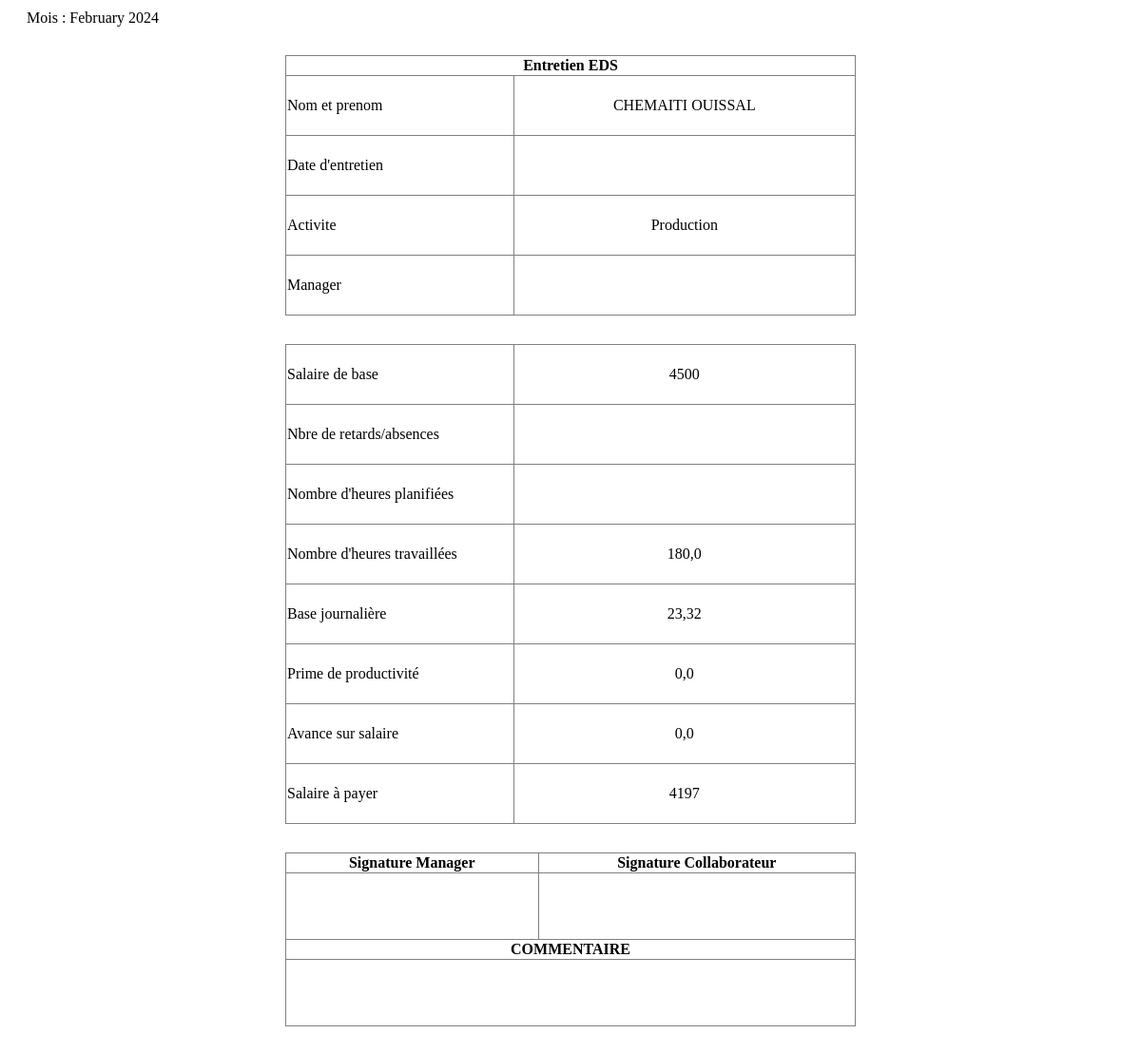
Page /EDS/8 (signed in) on the committed database.
### admin_Sos/models.py (models this page shows, shortened)
class Salaire(models.Model):
    id_Collaborateur=models.ForeignKey(Collaborateur,on_delete=models.CASCADE)
    Date_de_salaire = MonthYearField(null=True, blank=True)
    salaire_finale = models.IntegerField(default=0,null=True,blank=True)

class Collaborateur(models.Model):
    STATUT_statut = (
        ('ACTIF','ACTIF'),
        ('INACTIF','INACTIF'),
        ('FORMATION','FORMATION'),
        ('STAGE','STAGE'),
    )
    STATUT_activite = (
        ('FRANCE','FRANCE'),
        ('CANADA','CANADA'),
    )
    STATUT_causededepart = (
        ('Demission','Demission'),
        ('Licenciement','Licenciement'),
        ('FPE','FPE'),
        ('Fin de contrat','Fin de contrat'),
        ('Comportement','Comportement'),
        ('Etudes','Etudes'),
        ('Sans motif(Volantaire)','Sans motif(Volantaire)'),
    )
    Contart = (
        ('Etranger','Etranger'),
        ('Stage','Stage'),
        ('CDD','CDD'),
        ('CDI','CDI'),
    )
    statut_sexe = (
        ('H','H'),
        ('F','F'),
    )
    statut_Poste = (
        ('Agent','Agent'),
        ('Admin','Admin'),
        ('RH','RH'),
    )
    statut_TF = (
        ('OUI','OUI'),
        ('NON','NON'),
    )
    Statut = models.CharField(max_length=10,null=True,blank=True,choices=STATUT_statut)
    Nom = models.CharField(max_length=50,null=True,blank=True)
    Prenom = models.CharField(max_length=50,null=True,blank=True)
    Sexe = models.CharField(max_length=5,null=True,blank=True,choices=statut_sexe)
    Date_de_naissance = models.DateField(null=True,blank=True)
    Age = models.PositiveIntegerField(null=True,blank=True)
    Situation_familiale = models.CharField(max_length=10, null=True,blank=True)
    Nombre_d_enfants = models.FloatField(default=0, null=True,blank=True)
    N_CIN =models.CharField(default="-",max_length=12 ,null=True,blank=True)
    N_Passeport=models.CharField(default="-",max_length=30 ,null=True,blank=True)
    Nationalité=models.CharField(default="-",max_length=20,null=True,blank=True)
    Adresse_postale=models.CharField(default="-",max_length=200,null=True,blank=True)
    Ville=models.CharField(default="-",max_length=20,null=True,blank=True)
    E_mail= models.EmailField(null=True,blank=True)
    Declaration_CNSS= models.CharField(max_length=10,null=True,blank=True,choices=statut_TF)
    N_de_téléphone=models.CharField(max_length=20,null=True,blank=True)
    RIB = models.CharField(default="-",max_length=30,null=True,blank=True)
    N_CNSS= models.CharField(default="-",max_length=20,null=True,blank=True)
    Type_de_contrat= models.CharField(max_length=10,null=True,blank=True,choices=Contart)
    Salaire_base = models.PositiveBigIntegerField(null=True,blank=True)
    Nombre_de_Jour_Travaille_Admin= models.PositiveIntegerField(default=0,null=True,blank=True)
    Poste = models.CharField(max_length=10,null=True,blank=True,choices=statut_Poste)
    Date_d_entrée = models.DateField(null=True,blank=True)
    Date_de_Sortie = models.DateField(null=True,blank=True)
    anciennetee = models.IntegerField(default=0,null=True, blank=True)
    Motif_de_départ = models.CharField(default="-",max_length=1000,null=True,blank=True,choices=STATUT_causededepart)
    Commentaire = models.CharField(default="-",max_length=1000,null=True,blank=True)
    Prime_Produit = models.FloatField(default=0,null=True,blank=True)
    Taux_Horaire= models.FloatField(default=0,null=True,blank=True)
    Avance_sur_salaire = models.FloatField(default=0,null=True,blank=True)
    S_H = models.FloatField(default=0,null=True, blank=True)
    Activite=models.CharField(max_length=10,null=True,blank=True,choices=STATUT_activite)
    user =models.OneToOneField(User, null=True,blank=True,on_delete=models.CASCADE)

### admin_Sos/decorators.py (the view)
        def wrapper_func(request,*args, **kwargs):
            group=None
            if request.user.groups.exists():
                group= request.user.groups.all()[0].name
            if group == 'Admin':
                return view_func(request,*args, **kwargs)
            if group == 'Agent':
                return redirect('home')
            else:
                return redirect('login')

### admin_Sos/views.py (called while the page is built)
@login_required(login_url='login')
@admin_only
def Form_EDS(request,id):
    instance= Collaborateur.objects.get(id=id)
    salaire=Salaire.objects.get(id_Collaborateur=id)
    if instance:
        return render(request,'admin_/salaire_complet/Form.html',{'collaborateur':instance,'salaire':salaire})
    return render(request,'admin_/salaire_complet/Salaries.html')

### Templates/admin_/salaire_complet/Form.html (shortened to what this page needs)
{% load static %}
<!DOCTYPE html>
<html lang="en">
<head>
</head>
<body >
    <div style="margin:10px 20px;display:flex; justify-content:space-between;">
        <div>
            Mois : {{salaire.Date_de_salaire}}
        </div>
    </div>
    <div style="margin: auto; width:600px">
    <table border="1" style="width:100%; border-collapse: collapse;">
        <th colspan="2">Entretien EDS</th>
        <tr colspan="2">
            <td style="width:40%;height:60px;">Nom et prenom</td>
            <td style="text-align : center">{{collaborateur.Nom}} {{collaborateur.Prenom}}</td>
        </tr>
        <tr colspan="2"style="">
            <td style="width:40%;height:60px;">Date d'entretien</td>
            <td style="text-align : center"></td>
        </tr>
        <tr colspan="2">
            <td style="width:40%;height:60px;">Activite</td>
            <td style="text-align : center">Production</td>
        </tr>
        <tr colspan="2">
            <td style="width:40%;height:60px;">Manager</td>
            <td style="text-align : center"></td>
        </tr>
    </table>
    <table border="1" style="width:100%; border-collapse: collapse;">
        <tr colspan="2">
            <td style="width:40%;height:60px;">Salaire de base</td>
            <td style="text-align : center">{{collaborateur.Salaire_base}}</td>
        </tr>
        <tr colspan="2">
            <td style="width:40%;height:60px;">Nbre de retards/absences</td>
            <td style="text-align : center"></td>
        </tr>
        <tr colspan="2">
            <td style="width:40%;height:60px;">Nombre d'heures planifiées</td>
            <td style="text-align : center"></td>
        </tr>
        <tr colspan="2">
            <td style="width:40%;height:60px;">Nombre d'heures travaillées</td>
            <td style="text-align : center">{{ collaborateur.Taux_Horaire }}</td>
        </tr>
        <tr colspan="2">
            <td style="width:40%;height:60px;">Base journalière
            </td>
            <td style="text-align : center">{{ collaborateur.S_H }}</td>
        </tr>
        <tr colspan="2">
            <td style="width:40%;height:60px;">Prime de productivité
            </td>
            <td style="text-align : center">{{ collaborateur.Prime_Produit }}</td>
        </tr>
        <tr colspan="2">
            <td style="width:40%;height:60px;">Avance sur salaire
            </td>
            <td style="text-align : center">{{ collaborateur.Avance_sur_salaire }}</td>
        </tr>
        <tr colspan="2">
            <td style="width:40%;height:60px;">Salaire à payer
            </td>
            <td style="text-align : center">{{ salaire.salaire_finale }}</td>
        </tr>
    </table>
    <table border="1" style=" width:100%;height:60px; border-collapse: collapse;">
        <tr>
            <th>
                Signature Manager
            </th>
            <th>
                Signature Collaborateur
            </th>
        </tr>
        <tr style=" height: 70px;">
            <td>
            </td>
            <th>
            </th>
        </tr>
        <tr >
            <th colspan="2">
                COMMENTAIRE
            </th>
        </tr>
        <tr style=" height: 70px;">
            <td colspan ="2">
            </td>
        </tr>
    </table>
    <form action="{% url 'generate_pdf' id=collaborateur.id  %}" method="get">
        <button style="font-size: 20px; /* Adjust the font size as needed */
        padding: 10px 20px; /* Adjust the padding as needed */
        background-color: transparent;
        border: none;
        cursor: pointer;" type="submit" value="submit">
        </button>
      </form>
    </div>
</body>
</html>

### rows in the picture
Salaire: Date_de_salaire "February 2024", salaire_finale "4197"
Collaborateur: Nom "CHEMAITI", Prenom "OUISSAL", Salaire_base "4500", Taux_Horaire "180,0", S_H "23,32", Prime_Produit "0,0", Avance_sur_salaire "0,0"
